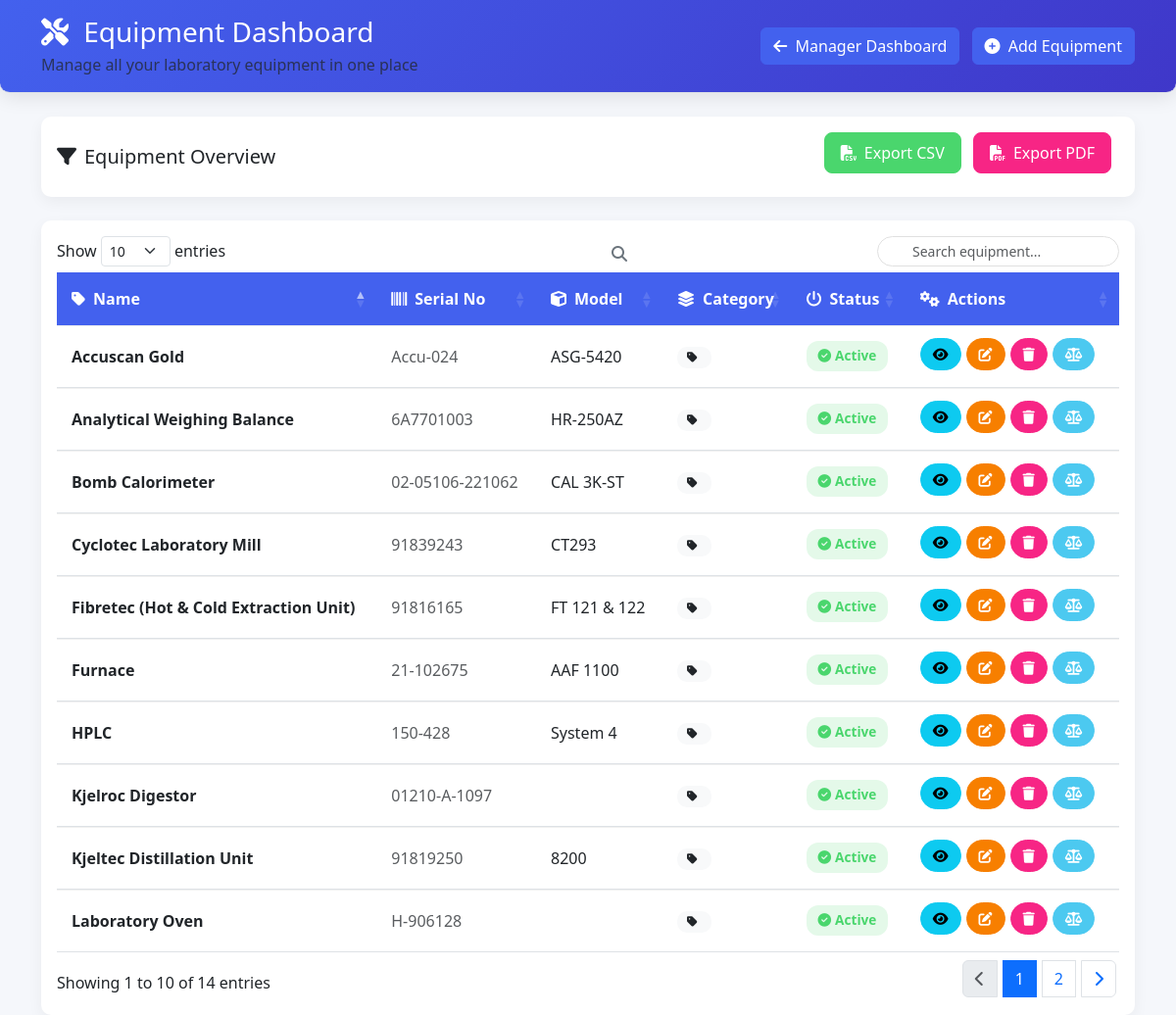
The page /equipment-dashboard/ (signed in) on the database its author committed.
### lims/models/equipment.py (models this page shows, shortened)
class Equipment(models.Model):
    parameters_supported = models.ManyToManyField(
        "lims.Parameter",  # Link to Parameter model
        blank=True,
        help_text="Parameters this equipment can analyze."
    )
    name = models.CharField(max_length=100, help_text="Name of the equipment.")
    serial_number = models.CharField(
        max_length=100, unique=True, help_text="Unique serial number."
    )
    model = models.CharField(
        max_length=100, blank=True, help_text="Model number (optional)."
    )
    category = models.CharField(
        max_length=50, blank=True, help_text="Category of the equipment."
    )
    date_installed = models.DateField(help_text="Installation date.")
    manufacturer = models.CharField(
        max_length=100, blank=True, help_text="Manufacturer's name."
    )
    is_active = models.BooleanField(
        default=True, help_text="Indicates whether equipment is active."
    )
    history = HistoricalRecords()

### lims/views/equipment.py (the view)
# urls.py: path('equipment-dashboard/', equipment_dashboard, name='equipment_dashboard'),
@user_passes_test(is_manager)
def equipment_dashboard(request):
    equipments = Equipment.objects.prefetch_related('parameters_supported', 'calibrations').all()
    filter_type = request.GET.get('filter')
    today = timezone.now().date()
    if filter_type == 'expired':
        equipments = [eq for eq in equipments if any(not cal.is_valid() for cal in eq.calibrations.all())]
    elif filter_type == 'due_soon':
        equipments = [eq for eq in equipments if any(cal.expires_on <= today + timedelta(days=30) and cal.is_valid() for cal in eq.calibrations.all())]
    return render(request, 'lims/equipment/equipment_dashboard.html', {'equipments': equipments})

### lims/views/equipment.py (called while the page is built)
def is_manager(user):
    return user.is_manager

### lims/templates/lims/equipment/equipment_dashboard.html (shortened to what this page needs)
{% load static %}
<!DOCTYPE html>
<html lang="en">
<head>
    <link href="https://cdn.jsdelivr.net/npm/bootstrap@5.3.0/dist/css/bootstrap.min.css" rel="stylesheet">
    <link rel="stylesheet" href="https://cdnjs.cloudflare.com/ajax/libs/font-awesome/6.4.0/css/all.min.css">
    <link rel="stylesheet" href="https://cdn.datatables.net/1.13.4/css/dataTables.bootstrap5.min.css">
    <link rel="stylesheet" href="https://cdn.datatables.net/buttons/2.3.6/css/buttons.bootstrap5.min.css">
</head>
<body>
<div class="dashboard-header py-3 bg-light mb-4 border-bottom">
    <div class="container">
        <div class="row align-items-center">
            <div class="col-md-6">
                <h1 class="h3 mb-1">
                    <i class="fas fa-tools me-2"></i> Equipment Dashboard
                </h1>
                <p class="text-muted mb-0">Manage all your laboratory equipment in one place</p>
            </div>
            <div class="col-md-6 text-md-end mt-3 mt-md-0">
                <a href="{% url 'manager_dashboard' %}" class="btn btn-primary me-2">
                    <i class="fas fa-arrow-left me-1"></i> Manager Dashboard
                </a>
                <a href="{% url 'add_equipment' %}" class="btn btn-primary">
                    <i class="fas fa-plus-circle me-1"></i> Add Equipment
                </a>
            </div>
        </div>
    </div>
</div>
    <div class="container">
        <div class="row mb-4">
            <div class="col-md-12">
                <div class="card">
                    <div class="card-body">
                        <div class="row align-items-center">
                            <div class="col-md-6">
                                <h5 class="card-title mb-0"><i class="fas fa-filter me-2"></i>Equipment Overview</h5>
                            </div>
                            <div class="col-md-6 text-end export-buttons">
                                <a href="{% url 'export_equipment_csv' %}" class="btn btn-success">
                                    <i class="fas fa-file-csv me-2"></i>Export CSV
                                </a>
                                <a href="{% url 'export_equipment_pdf' %}" class="btn btn-danger">
                                    <i class="fas fa-file-pdf me-2"></i>Export PDF
                                </a>
                            </div>
                        </div>
                    </div>
                </div>
            </div>
        </div>
        <div class="row">
            <div class="col-md-12">
                <div class="card">
                    <div class="card-body">
                        <div class="table-responsive">
                            <table id="equipmentTable" class="table table-hover">
                                <thead>
                                    <tr>
                                        <th><i class="fas fa-tag me-2"></i>Name</th>
                                        <th><i class="fas fa-barcode me-2"></i>Serial No</th>
                                        <th><i class="fas fa-cube me-2"></i>Model</th>
                                        <th><i class="fas fa-layer-group me-2"></i>Category</th>
                                        <th><i class="fas fa-power-off me-2"></i>Status</th>
                                        <th><i class="fas fa-cogs me-2"></i>Actions</th>
                                    </tr>
                                </thead>
                                <tbody>
                                    {% for equipment in equipments %}
                                    <tr>
                                        <td>
                                            <strong>{{ equipment.name }}</strong>
                                        </td>
                                        <td>
                                            <span class="text-muted">{{ equipment.serial_number }}</span>
                                        </td>
                                        <td>{{ equipment.model }}</td>
                                        <td>
                                            <span class="badge bg-light text-dark">
                                                <i class="fas fa-tag me-1"></i>{{ equipment.category }}
                                            </span>
                                        </td>
                                        <td>
                                            {% if equipment.is_active %}
                                                <span class="status-badge status-active">
                                                    <i class="fas fa-check-circle me-1"></i>Active
                                                </span>
                                            {% else %}
                                                <span class="status-badge status-inactive">
                                                    <i class="fas fa-times-circle me-1"></i>Inactive
                                                </span>
                                            {% endif %}
                                        </td>
                                        <td class="action-buttons">
                                            <div class="d-flex flex-wrap">
                                                <a href="{% url 'equipment_detail' equipment.id %}" class="btn btn-sm btn-info" data-bs-toggle="tooltip" title="View Details">
                                                    <i class="fas fa-eye"></i>
                                                </a>
                                                <a href="{% url 'edit_equipment' equipment.id %}" class="btn btn-sm btn-warning" data-bs-toggle="tooltip" title="Edit">
                                                    <i class="fas fa-edit"></i>
                                                </a>
                                                <a href="{% url 'delete_equipment' equipment.id %}" class="btn btn-sm btn-danger" data-bs-toggle="tooltip" title="Delete" onclick="return confirm('Are you sure you want to delete this equipment?')">
                                                    <i class="fas fa-trash"></i>
                                                </a>
                                                <a href="{% url 'add_calibration' equipment.id %}" class="btn btn-sm btn-accent" data-bs-toggle="tooltip" title="Calibrate">
                                                    <i class="fas fa-balance-scale"></i>
                                                </a>
                                            </div>
                                        </td>
                                    </tr>
                                    {% endfor %}
                                </tbody>
                            </table>
                        </div>
                    </div>
                </div>
            </div>
        </div>
    </div>
</body>
</html>

### lims/templates/lims/equipment/equipment_dashboard.html (style rules this page uses)
:root { --primary-color: #4361ee; --secondary-color: #3f37c9; --accent-color: #4cc9f0; --success-color: #4ad66d; --danger-color: #f72585; --warning-color: #f77f00; --light-bg: #f8f9fa; }
body { background-color: #f5f7fb; font-family: 'Segoe UI', Tahoma, Geneva, Verdana, sans-serif; }
.dashboard-header { background: linear-gradient(135deg, var(--primary-color), var(--secondary-color)); color: white; padding: 2rem 0; margin-bottom: 2rem; border-radius: 0 0 10px 10px; box-shadow: 0 4px 20px rgba(0, 0, 0, 0.1); }
.card { border: none; border-radius: 10px; box-shadow: 0 5px 15px rgba(0, 0, 0, 0.05); transition: transform 0.3s ease, box-shadow 0.3s ease; }
.action-buttons .btn { margin-right: 5px; margin-bottom: 5px; border-radius: 20px; font-weight: 500; padding: 5px 12px; }
.badge { font-weight: 500; padding: 5px 10px; border-radius: 10px; }
.btn-primary { background-color: var(--primary-color); border-color: var(--primary-color); }
.btn-success { background-color: var(--success-color); border-color: var(--success-color); }
.btn-danger { background-color: var(--danger-color); border-color: var(--danger-color); }
.btn-warning { background-color: var(--warning-color); border-color: var(--warning-color); color: white; }
.btn-accent { background-color: var(--accent-color); border-color: var(--accent-color); color: white; }
.table-responsive { border-radius: 10px; overflow: hidden; }
#equipmentTable { border-collapse: separate; border-spacing: 0; }
#equipmentTable thead th { background-color: var(--primary-color); color: white; border: none; padding: 15px; }
#equipmentTable tbody tr { transition: background-color 0.2s ease; }
#equipmentTable tbody td { padding: 12px 15px; vertical-align: middle; border-top: 1px solid #f0f0f0; }
.status-badge { display: inline-block; padding: 5px 12px; border-radius: 12px; font-size: 0.85rem; font-weight: 600; }
.status-active { background-color: rgba(74, 214, 109, 0.15); color: var(--success-color); }
.export-buttons .btn { margin-right: 8px; margin-bottom: 8px; border-radius: 8px; padding: 8px 16px; font-weight: 500; }

### rows shown on the page
Equipment: name "Kjeltec Distillation Unit", serial_number "91819250", model "8200", is_active True (drawn)
Equipment: name "Kjelroc Digestor", serial_number "01210-A-1097", is_active True (drawn)
Equipment: name "Fibretec (Hot & Cold Extraction Unit)", serial_number "91816165", model "FT 121 & 122", is_active True (drawn)
Equipment: name "Analytical Weighing Balance", serial_number "6A7701003", model "HR-250AZ", is_active True (drawn)
Equipment: name "Furnace", serial_number "21-102675", model "AAF 1100", is_active True (drawn)
Equipment: name "Bomb Calorimeter", serial_number "02-05106-221062", model "CAL 3K-ST", is_active True (drawn)
Equipment: name "Laboratory Oven", serial_number "H-906128", is_active True (drawn)
Equipment: name "Cyclotec Laboratory Mill", serial_number "91839243", model "CT293", is_active True (drawn)
Equipment: name "HPLC", serial_number "150-428", model "System 4", is_active True (drawn)
Equipment: name "Accuscan Gold", serial_number "Accu-024", model "ASG-5420", is_active True (drawn)
